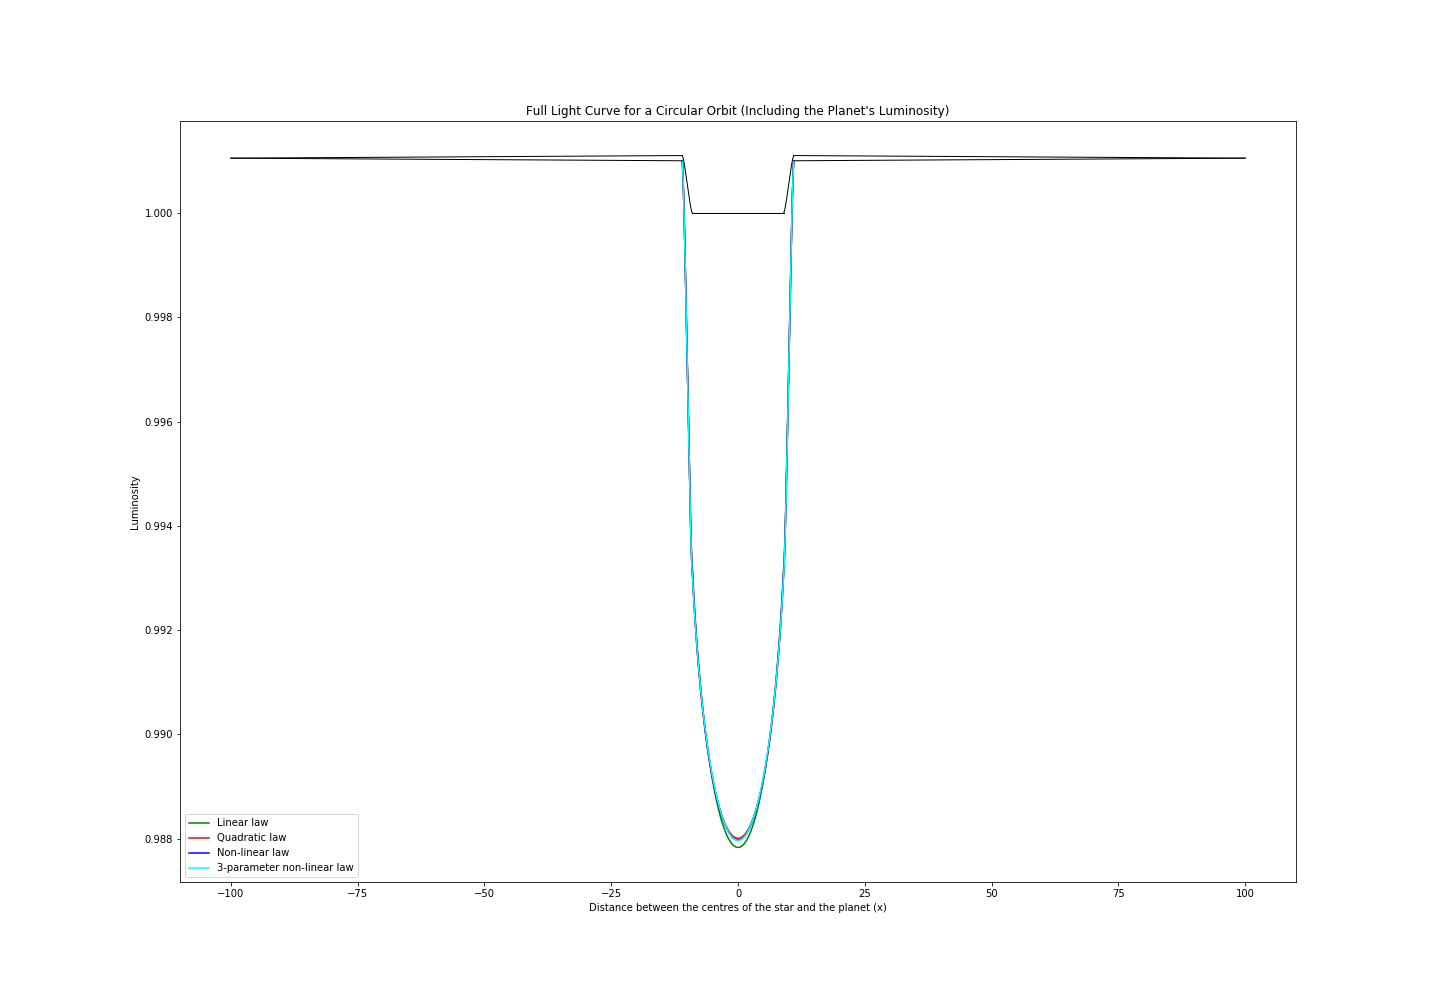

Source code (Python):
# -*- coding: utf-8 -*-
"""
Created on Sat Jun  6 14:16:05 2020

@author: Administrator
"""


#Including the luminosity of the planet

#importing all the required modules
import numpy as np
import matplotlib.pyplot as plt
from scipy.integrate import simps

#TRANSIT
#*********

#defining functions for the limb darkening laws
#intensity at the centre is taken to be 1

#linear law
def linear(x, u, R):
    mu =  np.sqrt(1.0 - x**2/R**2)
    return (1.0 - u*(1.0 - mu))

#quadratic law
def quadratic(x, a, b, R):
    mu =  np.sqrt(1.0 - x**2/R**2)
    return (1.0 - a*(1.0 - mu) - b*(1.0 - mu)**2)

#non-linear law
def nonlinear(x, u1, u2, u3, u4, R):
    mu =  np.sqrt(1.0 - x**2/R**2)
    return (1.0 - u1*(1.0 - mu**0.5) - u2*(1.0 - mu) - u3*(1.0 - mu**1.5) - u4*(1.0 - mu**2))

#3-parameter non-linear law
def param3(x, u2, u3, u4, R):
    mu =  np.sqrt(1.0 - x**2/R**2)
    return (1.0 - u2*(1.0 - mu) - u3*(1.0 - mu**1.5) - u4*(1.0 - mu**2))

#defining the parameters
R, rP = 10.0, 1.0
u = 0.7215
a, b = 0.6408, 0.0999
u1, u2, u3, u4 = 0.6928, -0.6109, 1.2029, -0.4366
c2, c3, c4 = 1.2877, -0.9263, 0.4009

#Transit with the linear law:

#calculating the total luminosity of the star without the planet
r_total = np.linspace(0, R, 500)
def L_total_linear(r_total, u, R):
    return (linear(r_total, u, R)*2.0*np.pi*r_total)
lum_total_linear = simps(L_total_linear(r_total, u, R), r_total)

#luminosity during ingress
x2 = np.linspace(-(R + rP), -(R - rP), 500)
def L_2_linear(x2, u, R, rP, lum_total_linear):
    I = linear(R - rP, u, R)
    first = I*rP**2*np.arccos((x2 - R)/rP)/lum_total_linear
    second =  I*rP*(x2 - R)*np.sqrt(1.0 - (x2 - R)**2/rP**2)/lum_total_linear
    return (- first + second + 1.0)
lum_2_linear = L_2_linear(-x2, u, R, rP, lum_total_linear) + 1.0e-1*rP**2/R**2

#luminosity for full transit
x3 = np.linspace(-(R - rP), R - rP, 500)
def L_3_linear(x3, u, R, rP, lum_total_linear):
    L_x = linear(x3, u, R)*np.pi*rP**2
    return (1.0 - L_x/lum_total_linear)
lum_3_linear = L_3_linear(x3, u, R, rP, lum_total_linear) + 1.0e-1*rP**2/R**2

#luminosity during egress
x4 = np.linspace((R - rP), (R + rP), 500)
def L_4_linear(x4, u, R, rP, lum_total_linear):
    I = linear(R - rP, u, R)
    first = I*rP**2*np.arccos((R - x4)/rP)/lum_total_linear
    second =  I*rP*(R - x4)*np.sqrt(1.0 - (R - x4)**2/rP**2)/lum_total_linear
    return (first - second + 1.0 - I*np.pi*rP**2/lum_total_linear)
lum_4_linear = L_4_linear(x4, u, R, rP, lum_total_linear) + 1.0e-1*rP**2/R**2


#Transit with the quadratic law:

#calculating the total luminosity of the star without the planet
def L_total_quad(r_total, a, b, R):
    return (quadratic(r_total, a, b, R)*2.0*np.pi*r_total)
lum_total_quad = simps(L_total_quad(r_total, a, b, R), r_total)

#luminosity during ingress
def L_2_quad(x2, u, R, rP, lum_total_quad):
    I = quadratic(R - rP, a, b, R)
    first = I*rP**2*np.arccos((x2 - R)/rP)/lum_total_quad
    second =  I*rP*(x2 - R)*np.sqrt(1.0 - (x2 - R)**2/rP**2)/lum_total_quad
    return (- first + second + 1.0)
lum_2_quad = L_2_quad(-x2, u, R, rP, lum_total_quad) + 1.0e-1*rP**2/R**2

#luminosity for full transit
def L_3_quad(x3, u, R, rP, lum_total_quad):
    L_x = quadratic(x3, a, b, R)*np.pi*rP**2
    return (1.0 - L_x/lum_total_quad)
lum_3_quad = L_3_quad(x3, u, R, rP, lum_total_quad) + 1.0e-1*rP**2/R**2

#luminosity during egress
def L_4_quad(x4, u, R, rP, lum_total_quad):
    I = quadratic(R - rP, a, b, R)
    first = I*rP**2*np.arccos((R - x4)/rP)/lum_total_quad
    second =  I*rP*(R - x4)*np.sqrt(1.0 - (R - x4)**2/rP**2)/lum_total_quad
    return (first - second + 1.0 - I*np.pi*rP**2/lum_total_quad)
lum_4_quad = L_4_quad(x4, u, R, rP, lum_total_quad) + 1.0e-1*rP**2/R**2


#Transit with the non-linear law:

#calculating the total luminosity of the star without the planet
def L_total_nonlinear(r_total, u1, u2, u3, u4, R):
    return (nonlinear(r_total, u1, u2, u3, u4, R)*2.0*np.pi*r_total)
lum_total_nonlinear = simps(L_total_nonlinear(r_total, u1, u2, u3, u4, R), r_total)

#luminosity during ingress
def L_2_nonlinear(x2, u1, u2, u3, u4, R, rP, lum_total_nonlinear):
    I = nonlinear(R - rP, u1, u2, u3, u4, R)
    first = I*rP**2*np.arccos((x2 - R)/rP)/lum_total_nonlinear
    second =  I*rP*(x2 - R)*np.sqrt(1.0 - (x2 - R)**2/rP**2)/lum_total_nonlinear
    return (- first + second + 1.0)
lum_2_nonlinear = L_2_nonlinear(-x2, u1, u2, u3, u4, R, rP, lum_total_nonlinear) + 1.0e-1*rP**2/R**2

#luminosity for full transit
def L_3_nonlinear(x3, u1, u2, u3, u4, R, rP, lum_total_nonlinear):
    L_x = nonlinear(x3, u1, u2, u3, u4, R)*np.pi*rP**2
    return (1.0 - L_x/lum_total_nonlinear)
lum_3_nonlinear = L_3_nonlinear(x3, u1, u2, u3, u4, R, rP, lum_total_nonlinear) + 1.0e-1*rP**2/R**2

#luminosity during egress
def L_4_nonlinear(x4, u1, u2, u3, u4, R, rP, lum_total_nonlinear):
    I = nonlinear(R - rP, u1, u2, u3, u4, R)
    first = I*rP**2*np.arccos((R - x4)/rP)/lum_total_nonlinear
    second =  I*rP*(R - x4)*np.sqrt(1.0 - (R - x4)**2/rP**2)/lum_total_nonlinear
    return (first - second + 1.0 - I*np.pi*rP**2/lum_total_nonlinear)
lum_4_nonlinear = L_4_nonlinear(x4, u1, u2, u3, u4, R, rP, lum_total_nonlinear) + 1.0e-1*rP**2/R**2


#Transit with the 3-parameter non-linear law:

#calculating the total luminosity of the star without the planet
def L_total_3param(r_total, c2, c3, c4, R):
    return (param3(r_total, c2, c3, c4, R)*2.0*np.pi*r_total)
lum_total_3param = simps(L_total_3param(r_total, c2, c3, c4, R), r_total)

#luminosity during ingress
def L_2_3param(x2, c2, c3, c4, R, rP, lum_total_3param):
    I = param3(R - rP, c2, c3, c4, R)
    first = I*rP**2*np.arccos((x2 - R)/rP)/lum_total_3param
    second =  I*rP*(x2 - R)*np.sqrt(1.0 - (x2 - R)**2/rP**2)/lum_total_3param
    return (- first + second + 1.0)
lum_2_3param = L_2_3param(-x2, c2, c3, c4, R, rP, lum_total_3param) + 1.0e-1*rP**2/R**2

#luminosity for full transit
def L_3_3param(x3, c2, c3, c4, R, rP, lum_total_3param):
    L_x = param3(x3, c2, c3, c4, R)*np.pi*rP**2
    return (1.0 - L_x/lum_total_3param)
lum_3_3param = L_3_3param(x3, c2, c3, c4, R, rP, lum_total_3param) + 1.0e-1*rP**2/R**2

#luminosity during egress
def L_4_3param(x4, c2, c3, c4, R, rP, lum_total_3param):
    I = param3(R - rP, c2, c3, c4, R)
    first = I*rP**2*np.arccos((R - x4)/rP)/lum_total_3param
    second =  I*rP*(R - x4)*np.sqrt(1.0 - (R - x4)**2/rP**2)/lum_total_3param
    return (first - second + 1.0 - I*np.pi*rP**2/lum_total_3param)
lum_4_3param = L_4_3param(x4, c2, c3, c4, R, rP, lum_total_3param) + 1.0e-1*rP**2/R**2


#luminosity before ingress
x1 = np.linspace(-10.0*R, -(R + rP), 500)
lum_1_transit = np.linspace(1.0 + 1.0e-4/2, 1.0, 500) + 1.0e-1*rP**2/R**2

#luminosity after egress
x5 = np.linspace((R + rP), 10.0*R, 500)
lum_5_transit = np.linspace(1.0, 1.0 + 1.0e-4/2, 500) + 1.0e-1*rP**2/R**2


#OCCULTATION
#************

#luminosity before ingress
lum_5_occultation = np.linspace(1.0 + 1.0e-4, 1.0 + 1.0e-4/2, 500) + 1.0e-1*rP**2/R**2

#luminosity during ingress
def L_in(x4, R, rP):
    first = (1.0e-4/np.pi + 1.0e-1/(np.pi*R**2))*np.arccos((R - x4)/rP)
    second = (1.0e-4/(np.pi*rP) + 1.0e-1*rP/(np.pi*R**2))*(R - x4)*np.sqrt(1.0 - (R - x4)**2/rP**2)
    return (1.0 + first - second)
lum_in = L_in(x4, R, rP)

#luminosity when the planet is fully covered by the star
lum_occ = np.ones(x3.size)

#luminosity during egress
def L_out(x2, R, rP):
    first = (1.0e-4/np.pi + 1.0e-1/(np.pi*R**2))*np.arccos((x2 - R)/rP)
    second = (1.0e-4/(np.pi*rP) + 1.0e-1*rP/(np.pi*R**2))*(x2 -  R)*np.sqrt(1.0 - (x2 - R)**2/rP**2)
    return (1.0 - first + second + 1.0e-4 + 1.0e-1*rP**2/R**2)
lum_out = L_out(-x2, R, rP)

#luminosity after egress
lum_1_occultation = np.linspace(1.0 + 1.0e-4/2, 1.0 + 1.0e-4, 500) + 1.0e-1*rP**2/R**2

#plotting
fig = plt.figure(figsize = (20, 14))
#transit
#Linear law
plt.plot(x2, lum_2_linear, 'g', label = 'Linear law')
plt.plot(x3, lum_3_linear, 'g')
plt.plot(x4, lum_4_linear, 'g')
#Quadratic law
plt.plot(x2, lum_2_quad, 'r', label = "Quadratic law")
plt.plot(x3, lum_3_quad, 'r')
plt.plot(x4, lum_4_quad, 'r')
#Non-linear law
plt.plot(x2, lum_2_nonlinear, 'b', label = "Non-linear law")
plt.plot(x3, lum_3_nonlinear, 'b')
plt.plot(x4, lum_4_nonlinear, 'b')
#3-parameter non-linear law
plt.plot(x2, lum_2_3param, 'cyan', label = "3-parameter non-linear law")
plt.plot(x3, lum_3_3param, 'cyan')
plt.plot(x4, lum_4_3param, 'cyan')

plt.plot(x1, lum_1_transit, color = 'k', linewidth = 1)
plt.plot(x5, lum_5_transit, color = 'k', linewidth = 1)
#occultation
plt.plot(x1, lum_1_occultation, color = 'k', linewidth = 1)
plt.plot(x2, lum_out, color = 'k', linewidth = 1)
plt.plot(x3, lum_occ, color = 'k', linewidth = 1)
plt.plot(x4, lum_in, color = 'k', linewidth = 1)
plt.plot(x5, lum_5_occultation, color = 'k', linewidth = 1)

plt.legend()
plt.xlabel("Distance between the centres of the star and the planet (x)")
plt.ylabel("Luminosity")
plt.title("Full Light Curve for a Circular Orbit (Including the Planet's Luminosity)")
plt.savefig("Week_2_4.png")
plt.show()

'''The reflected luminosity of the planet is taken to be 10^(-4) times the star's
luminosity.
The intensity of the planet is taken to be 10^(-1) times the star's average intensity, and is
assumed to be constant for the entire planet.'''